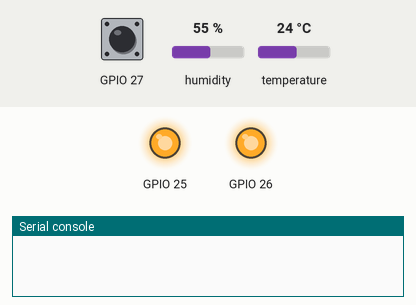
Recording of a program running on a simulated ESP32 board running MicroPython. Shown: output pins drawn as LEDs (lit = HIGH), the last lines printed to the serial console. The test bench sets the inputs (shaded band); at power-on: GPIO 27 HIGH, humidity 55 %, temperature 24 °C. Deep sleep restarts the program when it ends; library files of the repository ran but are not shown: loraE32.py.

Above: at 0.1 s.
At 10.3 s:
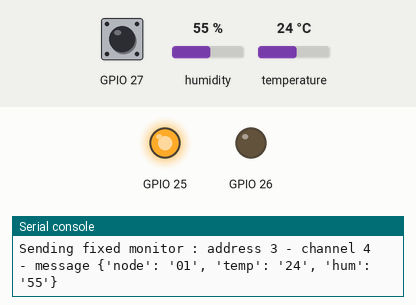
At 13.4 s:
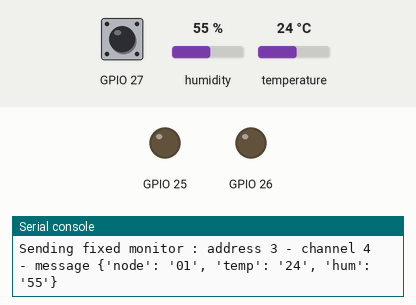
Timing chart, 0 to 14.9 s (numbered marks = the images above):
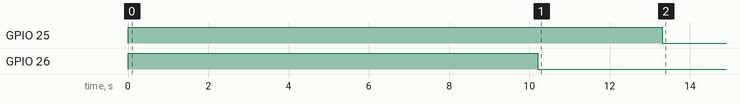

The program:

SensorNodeE32_01.py
```python
###########################################################################
# this node sends temperature & humidity of a DHT11 sensor every 5 minutes,
# after transmitting the ESP32 goes to deepsleep to save battery power
###########################################################################
# transmitter - address 0001 - channel 02
# message     - address 0003 - channel 04
# receiver    - address FFFF - channel 04
###########################################################################

from machine import Pin, deepsleep
from loraE32 import ebyteE32
import dht
import utime
import sys

# pins E32
M0pin = 25
M1pin = 26
AUXpin = 27

# pin DHT11
DHTpin = 14

# instance E32
e32 = ebyteE32(M0pin, M1pin, AUXpin, Address=0x0001, Channel=0x02, debug=False)
e32.start()

# instance DHT11
dht11 = dht.DHT11(Pin(DHTpin))

# temperature & humidity
# average of 5 measurements
temptot = 0
humtot = 0
for i in range(5):
    dht11.measure()
    temptot += dht11.temperature()
    humtot += dht11.humidity()
    utime.sleep(2)
temp = int(round(temptot / 5))
hum = int(round(humtot / 5))

# send sensor data
to_address = 0x0003
to_channel = 0x04
message = { 'node': '01', 'temp': str(temp), 'hum': str(hum) }
print('Sending fixed monitor : address %s - channel %d - message %s'%(to_address, to_channel, message))
e32.sendMessage(to_address, to_channel, message, useChecksum=True)
utime.sleep(3)
e32.stop()

# deepsleep for 5 min
deepsleep(300000)
```

Measured:
- by itself, GPIO 25: LOW → HIGH at 0.00 s, → LOW 13.3 s later
- by itself, GPIO 26: LOW → HIGH at 0.00 s, → LOW 10.2 s later
